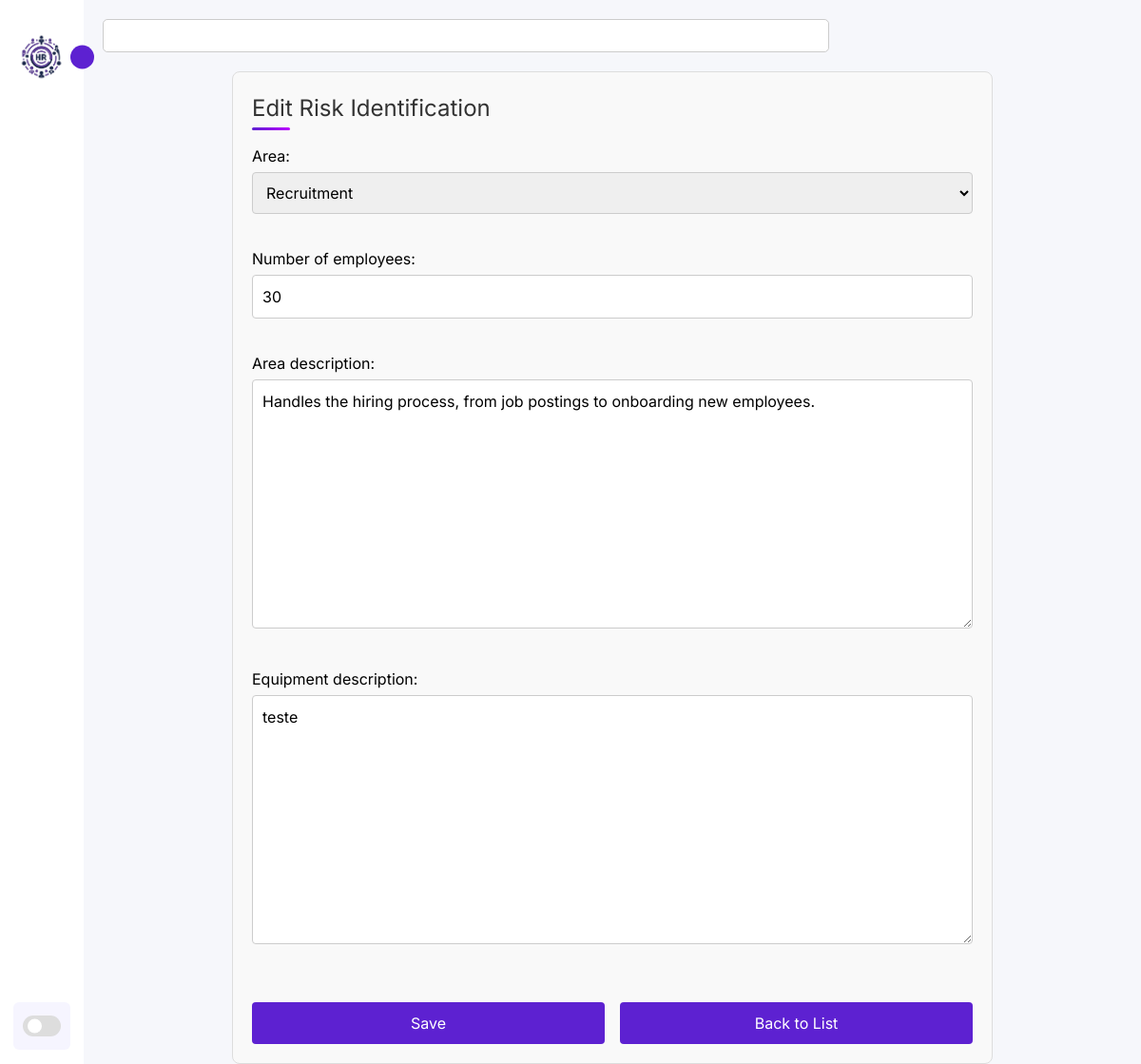
Page /risk-analysis/risk-identification/update/1/ on the committed database.
### osha_riskanalysis/models.py (models this page shows, shortened)
class RiskIdentification(models.Model):
    area = models.ForeignKey(Area, on_delete=models.CASCADE)
    number_of_employees = models.IntegerField()
    area_description = models.TextField()
    equipment_description = models.TextField()

### osha_riskanalysis/views.py (the view)
# urls.py: path('risk-identification/update/<int:pk>/', views.risk_identification_update, name='risk_identification_update'),
def risk_identification_update(request, pk):
    risk = get_object_or_404(RiskIdentification, pk=pk)
    if request.method == 'POST':
        form = RiskIdentificationForm(request.POST, instance=risk)
        if form.is_valid():
            form.save()
            return redirect('risk_identification_list')
    else:
        form = RiskIdentificationForm(instance=risk)
    return render(request, 'risk_identification_form.html', {'form': form})

### osha_riskanalysis/forms.py
class RiskIdentificationForm(forms.ModelForm):
    class Meta:
        model = RiskIdentification
        fields = ['area', 'number_of_employees', 'area_description', 'equipment_description']

### department/models.py (called while the page is built)
    def __str__(self):
        return self.name

### osha_riskanalysis/templates/risk_identification_form.html (shortened to what this page needs)
{% extends "base_generic.html" %}
{% load static %}
{% block extra_styles %}
    <link rel="stylesheet" href="{% static 'css/form.css' %}">
{% endblock %}
{% block content %}
  <div class="form-container">
    <h2>{{ form.instance.pk|yesno:"Edit Risk Identification,Add New Risk Identification" }}</h2>
    <form method="post" enctype="multipart/form-data">
      {{ form.as_p }}
      <div class="flex">
        <button type="submit">Save</button>
        <a href="{% url 'risk_identification_list' %}" class="btn-link">Back to List</a>
      </div>
    </form>
  </div>
{% endblock %}

### static/css/style.css (style rules this page uses)
:root { --color-dark: #1D2231; --text-grey: #8390A2; --bg-body: #f6f7fb; --bg-main: #ffffff; --main-color: #5d21d1; --text-white: #ffffff; --body-color: #E4E9F7; --sidebar-color: #FFF; --primary-color: #5d21d1; --primary-color-light: #F6F5FF; --toggle-color: #DDD; --text-color: #242222; --tran-03: all 0.2s ease; --tran-04: all 0.3s ease; --tran-05: all 0.3s ease; }
* { padding: 0; margin: 0; box-sizing: border-box; list-style-type: none; text-decoration: none; font-family: 'Inter', sans-serif; }
body { height: 100vh; background: var(--bg-body); margin: 1rem 3rem; }

### static/css/form.css (style rules this page uses)
.form-container { max-width: 800px; margin: 0 auto; padding: 20px; border: 1px solid #ddd; border-radius: 8px; background-color: #f9f9f9; }
.form-container h2 { font-size: 24px; margin-bottom: 20px; color: #333; position: relative; }
.form-container h2::before { content: ""; position: absolute; left: 0; bottom: -5px; height: 3px; width: 40px; border-radius: 5px; background: rgb(93,33,209); background: linear-gradient(90deg, rgba(93,33,209,1) 0%, rgba(187,0,255,1) 100%); }
.form-container form { display: flex; flex-direction: column; width: 100%; max-width: 100%; }
.form-container form p { margin-bottom: 15px; }
.form-container input, .form-container select, .form-container textarea { width: 100%; padding: 10px; margin: 5px 0 20px; border: 1px solid #ccc; border-radius: 4px; box-sizing: border-box; }
.form-container button, .form-container .btn-link { padding: 10px 20px; border: none; border-radius: 4px; background-color: #5d21d1; color: white; font-size: 16px; cursor: pointer; transition: background-color 0.3s; width: 100%; margin-top: 20px; text-align: center; display: block; text-decoration: none; }
.flex { display: flex; gap: 1rem; }

### static/css/help.css (style rules this page uses)
form { flex: 1; max-width: 50%; }

### rows in the picture
RiskIdentification: instance.pk "Edit Risk Identification", area "Recruitment", number_of_employees "30", area_description "Handles the hiring process, from job postings to onboarding new employees.", equipment_description "teste"
